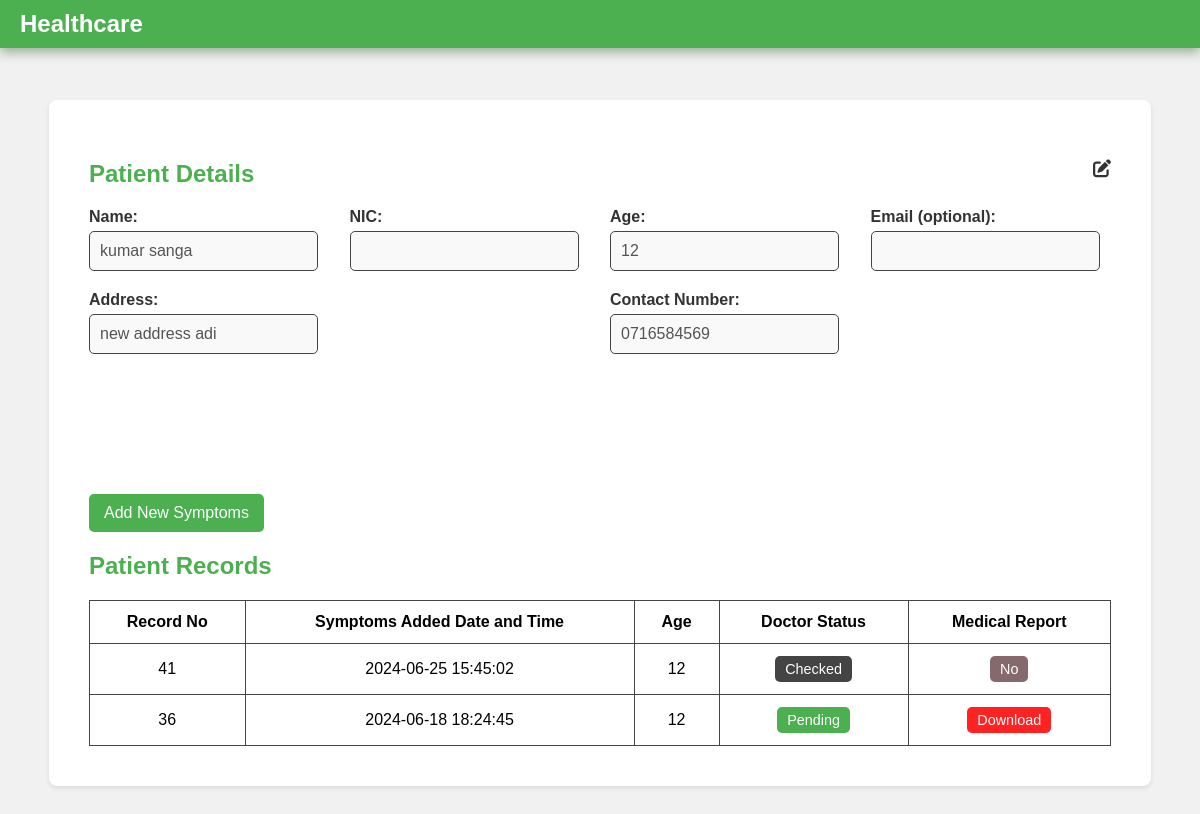
The app's page /reception/profile-view.php?p_id=21, older data.
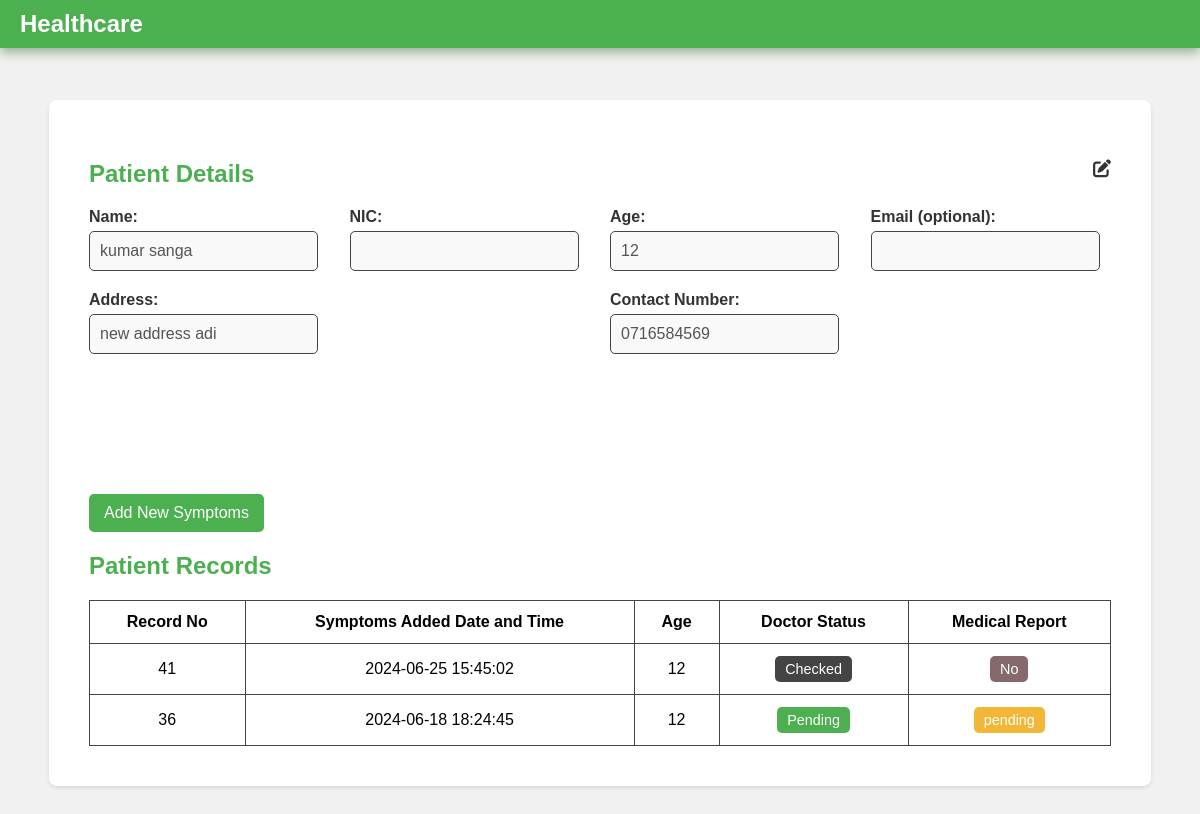
The same page, newer data.
### tables this page shows
CREATE TABLE IF NOT EXISTS `patients_details` (
  `id` int NOT NULL AUTO_INCREMENT,
  `patients_id` int DEFAULT NULL,
  `age` int DEFAULT NULL,
  `reception_id` varchar(50) DEFAULT NULL,
  `symptoms` text,
  `medical_report` text,
  `Prescriptions` text,
  `Prescriptions_date` datetime DEFAULT NULL,
  `doctor_id` varchar(50) DEFAULT NULL,
  `symptoms_date` datetime DEFAULT NULL,
  `medicine_status` varchar(50) DEFAULT 'pending',
  PRIMARY KEY (`id`),
  KEY `FK_patients_details_register_patients` (`patients_id`),
  KEY `FK_patients_details_register_reception` (`reception_id`),
  KEY `FK_patients_details_registered_doctor` (`doctor_id`),
  CONSTRAINT `FK_patients_details_register_patients` FOREIGN KEY (`patients_id`) REFERENCES `registered_patients` (`p_id`),
  CONSTRAINT `FK_patients_details_register_reception` FOREIGN KEY (`reception_id`) REFERENCES `registered_reception` (`id_num`),
  CONSTRAINT `FK_patients_details_registered_doctor` FOREIGN KEY (`doctor_id`) REFERENCES `registered_doctor` (`id_num`)
);

### connection.php (called while the page is built, shortened)
<?php
class Database
{
    public static $connection;
    public static function SetUpConnection()
    {
        if (!isset(Database::$connection)) {
            Database::$connection = new mysqli("localhost", "root", "Chalithac*#3031", "healthcare", "3306");
        }
    }
    public static function search($q)
    {
        return Database::$connection->query($q);
    }
}

### reception/profile-view.php (the view, shortened to what the changed rows need)
<?php
require_once "../connection.php";
$patient_id = $_GET["p_id"];
?>
<!DOCTYPE html>
<html lang="en">
<head>
    <link rel="stylesheet" href="../assets/css/common.css">
    <link rel="stylesheet" href="../assets/css/header.css">
    <link rel="stylesheet" href="../assets/css/profile-view.css">
    <link rel="stylesheet" href="https://cdnjs.cloudflare.com/ajax/libs/font-awesome/6.5.2/css/all.min.css" />
</head>
<body>
    <div class="container">
        <div class="profile-details">
            <div class="detail-heading">
                <h2>Patient Details</h2>
            </div>
        </div>
        <div class="symptoms-table-container">
            <h2>Patient Records</h2>
            <table id="symptomsTable">
                <thead>
                    <tr>
                        <th>Record No</th>
                        <th>Symptoms Added Date and Time</th>
                        <th>Age</th>
                        <th>Doctor Status</th>
                        <th>Medical Report</th>
                    </tr>
                </thead>
                <tbody>
                    <?php
                    $patientDetailsResultSet = Database::search("SELECT * FROM `patients_details` WHERE `patients_id` = '" . $patient_id . "' ORDER BY `id` DESC");
                    $patientDetailsCount = $patientDetailsResultSet->num_rows;
                    if ($patientDetailsCount > 0) {
                        while ($patientDetailsResult = $patientDetailsResultSet->fetch_assoc()) {
                            $recordId = $patientDetailsResult["id"];
                    ?>
                            <tr>
                                <td onclick="showPopup('details-popup-<?php echo $recordId; ?>')"><?php echo $recordId; ?></td>
                                <td onclick="showPopup('details-popup-<?php echo $recordId; ?>')"><?php echo $patientDetailsResult["symptoms_date"]; ?></td>
                                <td onclick="showPopup('details-popup-<?php echo $recordId; ?>')"><?php echo $patientDetailsResult["age"]; ?></td>
                                <?php if (empty($patientDetailsResult["Prescriptions"])) { ?>
                                    <td><button class="status-btn pending">Pending</button></td>
                                <?php } else { ?>
                                    <td><button class="status-btn checked">Checked</button></td>
                                <?php } ?>
                                <?php if (($patientDetailsResult["medical_report"]) == 'no') { ?>
                                    <td><button style="background-color: #85696D;" class="status-btn pending">No</button></td>
                                <?php } else if (($patientDetailsResult["medical_report"]) == 'yes') { ?>
                                    <td><button style="background-color: #f3b738;" class="status-btn checked">pending</button></td>
                                <?php }else { ?>
                                    <td><button onclick="downloadmediReport(<?php echo $recordId; ?>);" style="background-color: #ff2222;" class="status-btn checked">Download</button></td>
                                <?php } ?>
                            </tr>
                    <?php
                        }
                    }
                    ?>
                </tbody>
            </table>
        </div>
    </div>
</body>
</html>

Row changes from the older to the newer data that the page shows:
changed patients_details id 36: medical_report "Download" → "pending"
